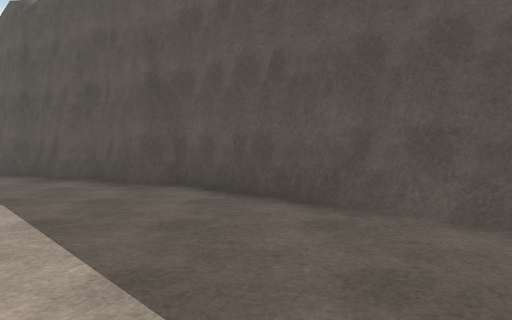
[1] (above)

21 first-person views from a walk through a Unity game level. The camera is 1.3 m above the floor, tilts 2° down and sees 75° across. The floor is counted in squares, 2 m on a side. Each view is taken from the middle of a square. On the plan, view 1 faces up. The plan holds only what a view shows up to about 10 squares ahead; the rest is blank. The place goes on beyond the plan. Some surface patterns are stand-ins.

[2]
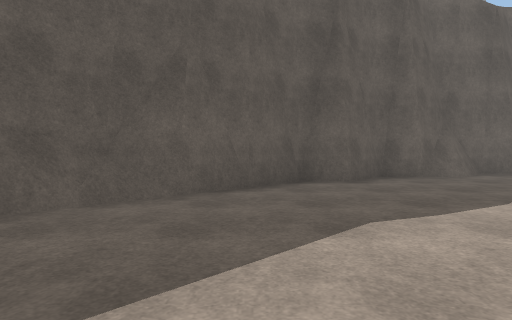

[3]
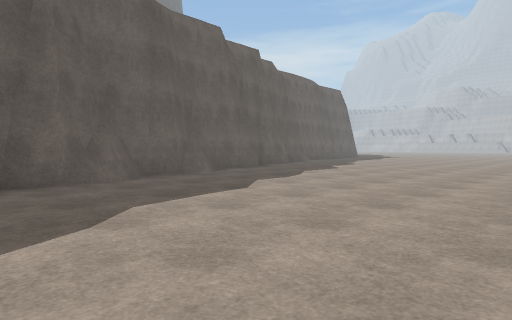

[4]
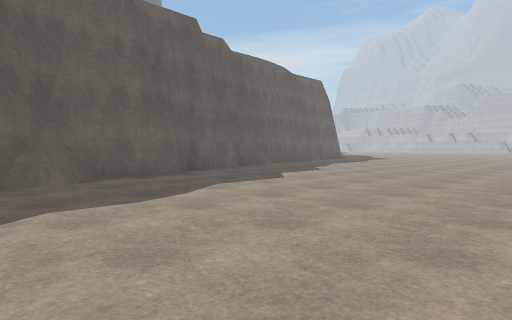

[5]
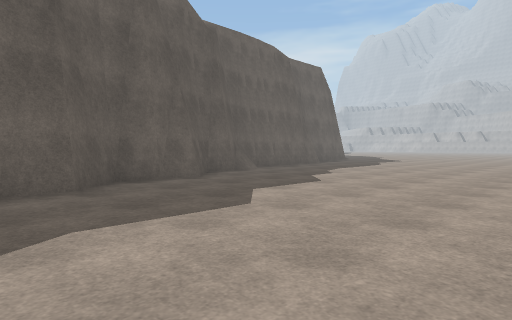

[6]
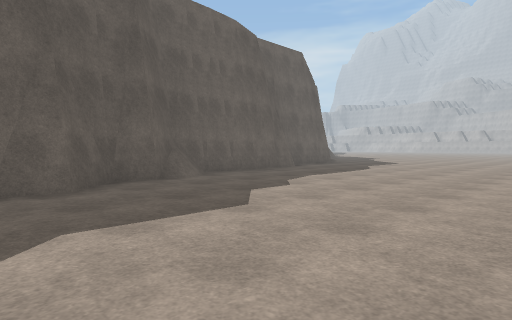

[7]
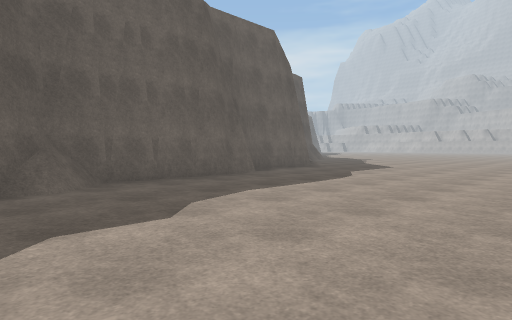

[8]
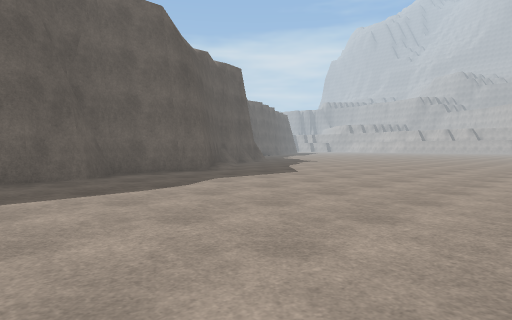

[9]
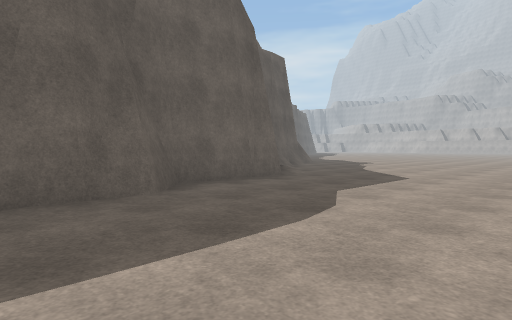

[10]
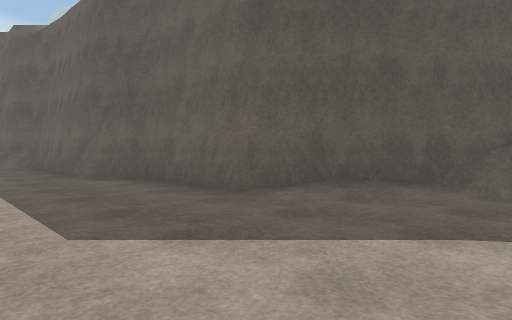

[11]
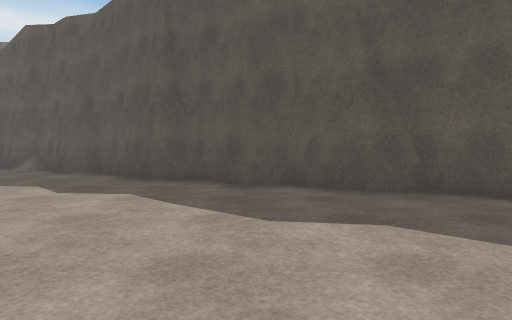

[12]
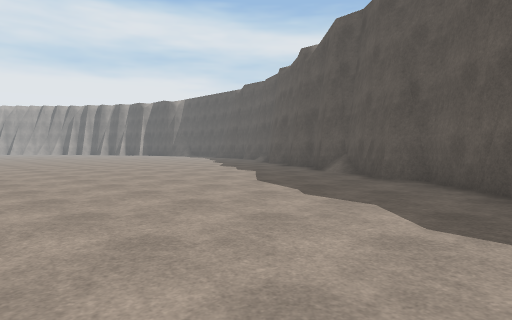

[13]
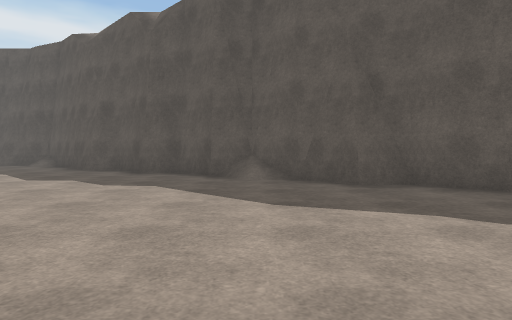

[14]
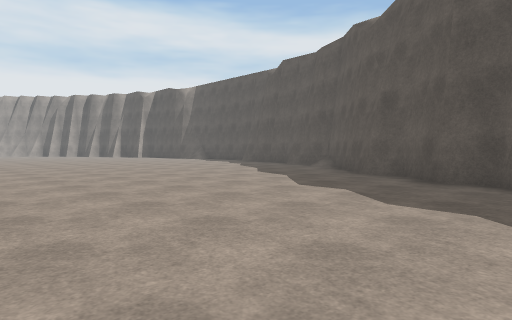

[15]
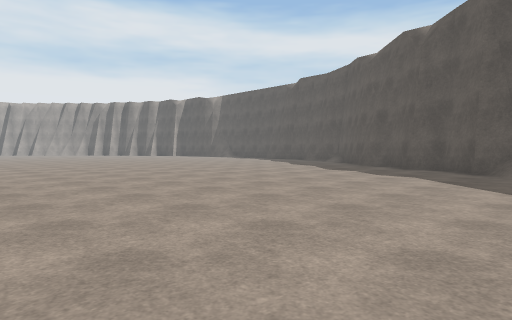

[16]
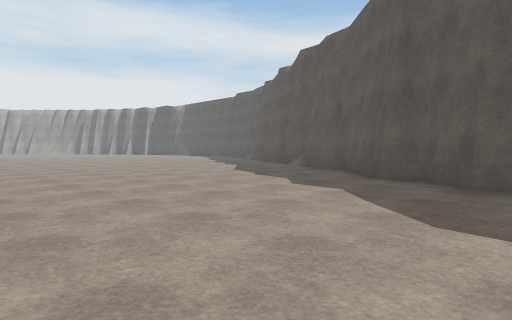

[17]
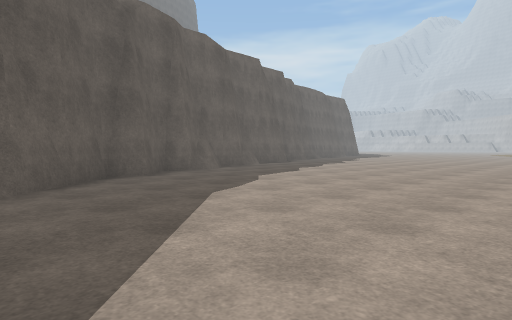

[18]
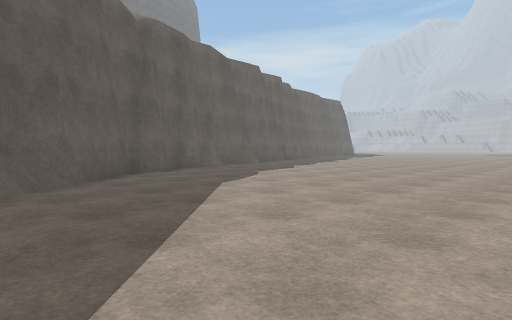

[19]
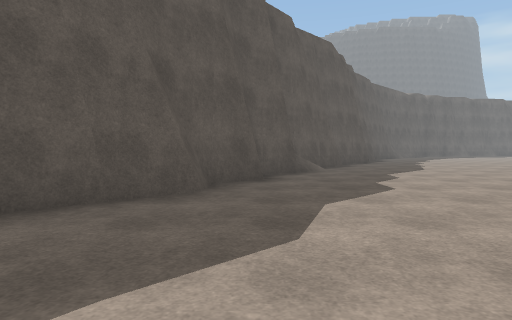

[20]
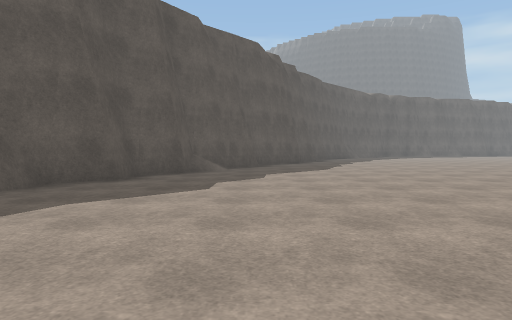

[21]
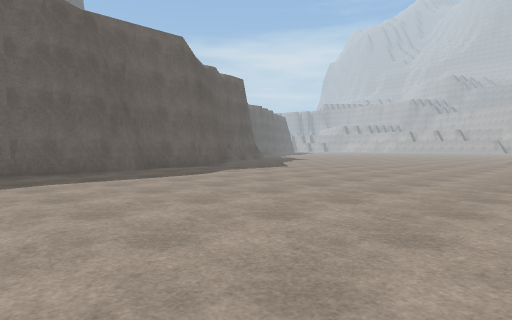

### Floor plan
Points are (right, up) in squares from view 1. A wall is a line through its corners. A room is listed if a view was taken in it or the views show most of it. See-through windows are left out.
Room 1 (views 1, 2, 3, 4, 5, 6, 7, 8, 9, 10, 11, 12, 13, 14, 15, 16, 17, 18, 19, 20, 21)
walls: (5.6, -3.7) (5.6, -1.7) (4.6, -0.8) (4.6, 0.2) (2.6, 2.1); (5.8, -3.6) (5.8, -3); (6.6, -6.7) (6.6, -4.8) (6.5, -4.3) (6, -3.8) (6, -3.3) (5.6, -2.7); (6.9, -6.6) (6.9, -6); (3.8, 1.1) (3.5, 1.5); (2.9, 2) (2.6, 3.2) (1.5, 4.2); (1.7, 3.1) (-1.3, 6.1) (-2.2, 6.1) (-3.2, 7.1) (-3.6, 7.2); (1.7, 3.4) (1, 4.1); (2.8, 2.7) (2.6, 3.1) (1.5, 3.8); (7.5, -7.2) (7, -6.8) (7, -6.1); (1.5, 4) (0.5, 4.3); (-3, 6.9) (-3.3, 7.1) (-4.2, 7.1) (-5.2, 8.1) (-6.2, 8.1) (-8.3, 10.2); (8.7, -12.6) (8.7, -12) (8.5, -11.5); (9.5, -13.5) (8.5, -12.6) (8.5, -10.6) (7.6, -9.6) (7.6, -7.7) (7.4, -6.7) (6.5, -5.6); (-8.1, 10) (-9.1, 10) (-11.1, 12); (-8.2, 10.1) (-8.5, 10.2) (-9.2, 10.2); (10.5, -16.5) (10.3, -15.4) (9.5, -14.4) (9.5, -13.6) (9.3, -13.2); (-11, 11.9) (-12.1, 12) (-13, 12.9) (-14, 12.9) (-15, 13.9) (-15.9, 13.9) (-17.6, 15.6); (10.8, -20.4) (10.8, -19.8) (10.5, -19.3); (11.5, -21.3) (11.3, -20.9); (-15, 13.8) (-15.4, 14); (-15.2, 14.1) (-16, 14.1); (-16.6, 14.7) (-17.1, 15); (13.5, -26.4) (11.5, -24.2) (11.5, -21.3) (10.5, -20.3) (10.5, -16.4)
low walls: (6.6, -4.8) (5.6, -3.7); (2.4, 3) (1.5, 3.6); (7.6, -7.7) (6.6, -6.7); (10.5, -16.4) (9.6, -15.5)

Positions as (right, up) in squares from view 1, and headings:
1: (0, 0), facing up
2: (-2, 1), facing right
3: (-1, -1), facing down-right
4: (0, -5), facing down-right
5: (2, -8), facing down-right
6: (3, -11), facing down-right
7: (4, -14), facing down-right
8: (3, -18), facing down-right
9: (6, -18), facing down-right
10: (8, -28), facing up-right
11: (-4, 1), facing up
12: (-6, 3), facing up-left
13: (-11, 4), facing up
14: (-12, 6), facing up-left
15: (-10, 2), facing up-left
16: (-3, 1), facing up-left
17: (-3, 3), facing down-right
18: (-4, 4), facing down-right
19: (-21, 13), facing right
20: (-21, 10), facing right
21: (1, -16), facing down-right
